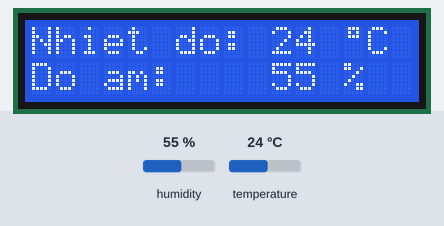
Bench run of a sketch on a simulated Arduino Uno, built with avr-gcc and run on an emulated ATmega328P. Parts: 16×2 character LCD. Inputs (shaded band) come from the test bench; at power-on: temperature 24 °C, humidity 55 %. What the sketch prints to the serial monitor is not drawn.

Above: at 1.2 s.
1.3 s: temperature set to 12 °C
At 2.5 s:
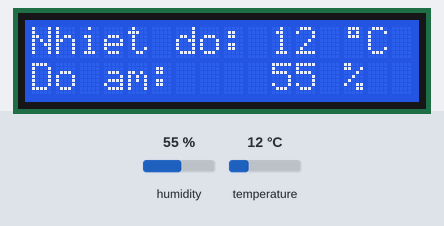
4.0 s: humidity set to 22 %
At 5.0 s:
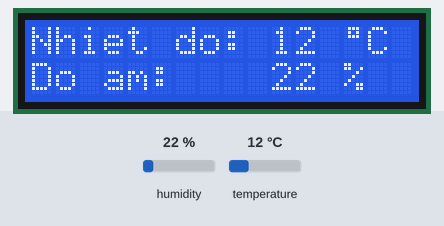
6.7 s: temperature set to 19 °C
At 8.8 s:
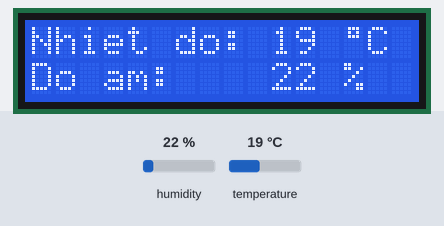
9.6 s: humidity set to 40 %
At 11.3 s:
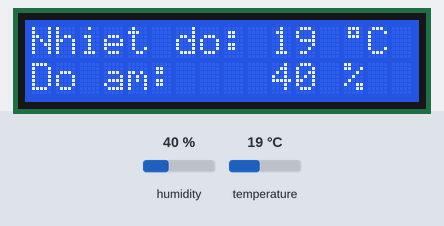
Timing chart, 0 to 12.8 s (numbered marks = the images above; inputs shaded):
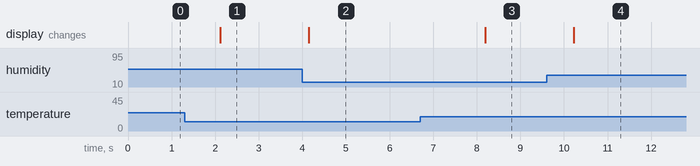

The sketch:

DHT11_LCD.ino
```cpp
#include <DHT.h>
#include <LiquidCrystal.h>

LiquidCrystal lcd(7,6,5,4,3,2);

const int DHTPIN = 8;
const int DHTTYPE = DHT11;
DHT dht(DHTPIN, DHTTYPE);

byte degree[8] =
{
  0B01110,
  0B01010,
  0B01110,
  0B00000,
  0B00000,
  0B00000,
  0B00000,
  0B00000
};

void setup()
{
  Serial.begin(9600);
  lcd.begin(16,2);
  lcd.print("Nhiet do: ");
  lcd.setCursor(0,1);
  lcd.print("Do am: ");

  lcd.createChar(1, degree);

  dht.begin();
}

void loop()
{
  int h = dht.readHumidity();
  int t = dht.readTemperature();

  if (isnan(t) || isnan(h)) {} // Kiểm tra xem thử việc đọc giá trị có bị thất bại hay không. Hàm isnan bạn xem tại đây http://arduino.vn/reference/isnan
  else
  {
    lcd.setCursor(10,0);
    lcd.print(round(t));
    lcd.print(" ");
    lcd.write(1);
    lcd.print("C");

    lcd.setCursor(10,1);
    lcd.print(round(h));
    lcd.print(" %");
    //Serial.print("Nhiệt độ: ");
    Serial.println(t);
    delay(1000);
    //Serial.print("Độ ẩm: ");
    //Serial.println(h);
    //delay(1000);
  }
}
```

Measured:
- after the input at 1.3 s, the display: changes after 0.82 s (image 1)
- after the input at 4.0 s, the display: changes after 0.15 s (image 2)
- after the input at 6.7 s, the display: changes after 1.5 s (image 3)
- after the input at 9.6 s, the display: changes after 0.63 s (image 4)
